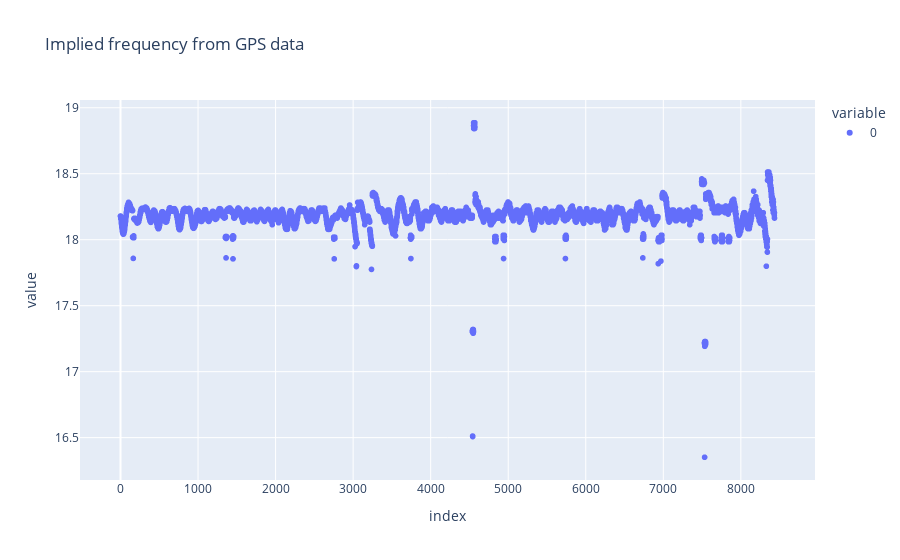

Notebook cell for this chart:
### Code cell
implied_frequency = di[1:] / (t1[1:] - t1[:-1])
px.scatter(implied_frequency.detach().numpy(), title="Implied frequency from GPS data")

### Figure 1 — Plotly figure (JSON) as saved in the notebook; plotly's stock layout.template omitted (floating-point values rounded to 4 significant figures; data arrays with more than 128 entries replaced by an {"elided": "..."} marker saying what was removed)
{"data": [{"hovertemplate": "variable=0<br>index=%{x}<br>value=%{y}<extra></extra>", "legendgroup": "0", "marker": {"color": "#636efa", "symbol": "circle"}, "mode": "markers", "name": "0", "showlegend": true, "type": "scattergl", "x": {"elided": "8435 int values"}, "xaxis": "x", "y": {"elided": "8435 float values"}, "yaxis": "y"}], "layout": {"legend": {"title": {"text": "variable"}, "tracegroupgap": 0}, "title": {"text": "Implied frequency from GPS data"}, "xaxis": {"anchor": "y", "domain": [0, 1], "title": {"text": "index"}}, "yaxis": {"anchor": "x", "domain": [0, 1], "title": {"text": "value"}}}}
